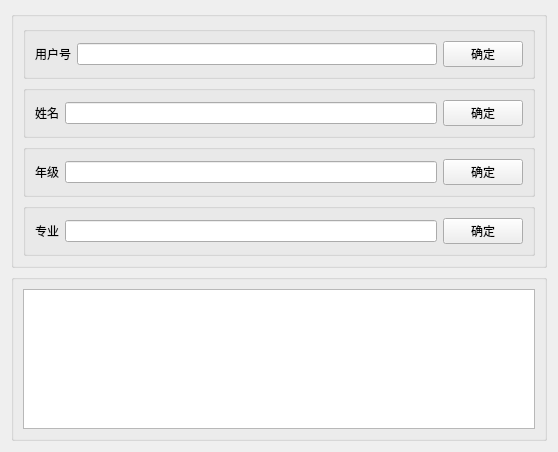
<?xml version="1.0" encoding="UTF-8"?>
<ui version="4.0">
 <class>searchUser</class>
 <widget class="QWidget" name="searchUser">
  <property name="geometry">
   <rect>
    <x>0</x>
    <y>0</y>
    <width>558</width>
    <height>452</height>
   </rect>
  </property>
  <property name="windowTitle">
   <string>Form</string>
  </property>
  <layout class="QVBoxLayout" name="verticalLayout_3">
   <item>
    <widget class="QGroupBox" name="groupBox_5">
     <property name="title">
      <string/>
     </property>
     <layout class="QVBoxLayout" name="verticalLayout">
      <item>
       <widget class="QGroupBox" name="groupBox">
        <property name="title">
         <string/>
        </property>
        <layout class="QHBoxLayout" name="horizontalLayout">
         <item>
          <widget class="QLabel" name="label">
           <property name="text">
            <string>用户号</string>
           </property>
          </widget>
         </item>
         <item>
          <widget class="QLineEdit" name="lineEdit"/>
         </item>
         <item>
          <widget class="QPushButton" name="pushButton">
           <property name="text">
            <string>确定</string>
           </property>
          </widget>
         </item>
        </layout>
       </widget>
      </item>
      <item>
       <widget class="QGroupBox" name="groupBox_2">
        <property name="title">
         <string/>
        </property>
        <layout class="QHBoxLayout" name="horizontalLayout_2">
         <item>
          <widget class="QLabel" name="label_2">
           <property name="text">
            <string>姓名</string>
           </property>
          </widget>
         </item>
         <item>
          <widget class="QLineEdit" name="lineEdit_2"/>
         </item>
         <item>
          <widget class="QPushButton" name="pushButton_2">
           <property name="text">
            <string>确定</string>
           </property>
          </widget>
         </item>
        </layout>
       </widget>
      </item>
      <item>
       <widget class="QGroupBox" name="groupBox_3">
        <property name="title">
         <string/>
        </property>
        <layout class="QHBoxLayout" name="horizontalLayout_3">
         <item>
          <widget class="QLabel" name="label_3">
           <property name="text">
            <string>年级</string>
           </property>
          </widget>
         </item>
         <item>
          <widget class="QLineEdit" name="lineEdit_3"/>
         </item>
         <item>
          <widget class="QPushButton" name="pushButton_3">
           <property name="text">
            <string>确定</string>
           </property>
          </widget>
         </item>
        </layout>
       </widget>
      </item>
      <item>
       <widget class="QGroupBox" name="groupBox_4">
        <property name="title">
         <string/>
        </property>
        <layout class="QHBoxLayout" name="horizontalLayout_4">
         <item>
          <widget class="QLabel" name="label_4">
           <property name="text">
            <string>专业</string>
           </property>
          </widget>
         </item>
         <item>
          <widget class="QLineEdit" name="lineEdit_4"/>
         </item>
         <item>
          <widget class="QPushButton" name="pushButton_4">
           <property name="text">
            <string>确定</string>
           </property>
          </widget>
         </item>
        </layout>
       </widget>
      </item>
     </layout>
    </widget>
   </item>
   <item>
    <widget class="QGroupBox" name="groupBox_6">
     <property name="title">
      <string/>
     </property>
     <layout class="QVBoxLayout" name="verticalLayout_2">
      <item>
       <widget class="QTableView" name="tableView"/>
      </item>
     </layout>
    </widget>
   </item>
  </layout>
 </widget>
 <resources/>
 <connections/>
</ui>
